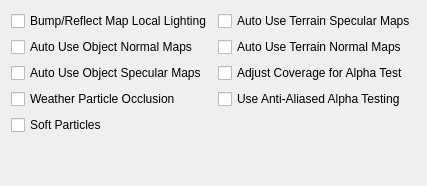
           <widget class="QWidget" name="shadersTab">
            <attribute name="title">
             <string>Shaders</string>
            </attribute>
            <layout class="QHBoxLayout" name="horizontalShadersLayout">
             <item>
              <layout class="QGridLayout" name="shaderLayout">
               <item row="0" column="0">
                <layout class="QGridLayout" name="shadersLayout" columnstretch="0,0">
                 <item row="1" column="0">
                  <widget class="QCheckBox" name="autoUseObjectNormalMapsCheckBox">
                   <property name="toolTip">
                    <string>&lt;html&gt;&lt;head/&gt;&lt;body&gt;&lt;p&gt;If this option is enabled, normal maps are automatically recognized and used if they are named appropriately
                  (see 'normal map pattern', e.g. for a base texture foo.dds, the normal map texture would have to be named foo_n.dds).
                  If this option is disabled, normal maps are only used if they are explicitly listed within the mesh file (.nif or .osg file). Affects objects.&lt;/p&gt;&lt;/body&gt;&lt;/html&gt;</string>
                   </property>
                   <property name="text">
                    <string>Auto Use Object Normal Maps</string>
                   </property>
                  </widget>
                 </item>
                 <item row="6" column="0">
                  <widget class="QCheckBox" name="softParticlesCheckBox">
                   <property name="toolTip">
                    <string>&lt;html&gt;&lt;head/&gt;&lt;body&gt;&lt;p&gt;Enables soft particles for particle effects. This technique softens the intersection between individual particles and other opaque geometry by blending between them.&lt;/p&gt;&lt;/body&gt;&lt;/html&gt;</string>
                   </property>
                   <property name="text">
                    <string>Soft Particles</string>
                   </property>
                  </widget>
                 </item>
                 <item row="3" column="0">
                  <widget class="QCheckBox" name="autoUseObjectSpecularMapsCheckBox">
                   <property name="toolTip">
                    <string>&lt;html&gt;&lt;head/&gt;&lt;body&gt;&lt;p&gt;If this option is enabled, specular maps are automatically recognized and used if they are named appropriately
                  (see 'specular map pattern', e.g. for a base texture foo.dds,
                  the specular map texture would have to be named foo_spec.dds).
                  If this option is disabled, normal maps are only used if they are explicitly listed within the mesh file
                  (.osg file, not supported in .nif files). Affects objects.&lt;/p&gt;&lt;/body&gt;&lt;/html&gt;</string>
                   </property>
                   <property name="text">
                    <string>Auto Use Object Specular Maps</string>
                   </property>
                  </widget>
                 </item>
                 <item row="1" column="1">
                  <widget class="QCheckBox" name="autoUseTerrainNormalMapsCheckBox">
                   <property name="toolTip">
                    <string>&lt;html&gt;&lt;head/&gt;&lt;body&gt;&lt;p&gt;See 'auto use object normal maps'. Affects terrain.&lt;/p&gt;&lt;/body&gt;&lt;/html&gt;</string>
                   </property>
                   <property name="text">
                    <string>Auto Use Terrain Normal Maps</string>
                   </property>
                  </widget>
                 </item>
                 <item row="8" column="1">
                  <spacer name="verticalSpacer_12">
                   <property name="orientation">
                    <enum>Qt::Orientation::Vertical</enum>
                   </property>
                   <property name="sizeHint" stdset="0">
                    <size>
                     <width>20</width>
                     <height>40</height>
                    </size>
                   </property>
                  </spacer>
                 </item>
                 <item row="0" column="1">
                  <widget class="QCheckBox" name="autoUseTerrainSpecularMapsCheckBox">
                   <property name="toolTip">
                    <string>&lt;html&gt;&lt;head/&gt;&lt;body&gt;&lt;p&gt;If a file with pattern 'terrain specular map pattern' exists, use that file as a 'diffuse specular' map. The texture must contain the layer colour in the RGB channel (as usual), and a specular multiplier in the alpha channel.&lt;/p&gt;&lt;/body&gt;&lt;/html&gt;</string>
                   </property>
                   <property name="text">
                    <string>Auto Use Terrain Specular Maps</string>
                   </property>
                  </widget>
                 </item>
                 <item row="3" column="1">
                  <widget class="QCheckBox" name="adjustCoverageForAlphaTestCheckBox">
                   <property name="toolTip">
                    <string>&lt;html&gt;&lt;head/&gt;&lt;body&gt;&lt;p&gt;Simulate coverage-preserving mipmaps to prevent alpha-tested meshes shrinking as they get further away. Will cause meshes whose textures have coverage-preserving mipmaps to grow, though, so refer to mod installation instructions for how to set this.&lt;/p&gt;&lt;/body&gt;&lt;/html&gt;</string>
                   </property>
                   <property name="text">
                    <string>Adjust Coverage for Alpha Test</string>
                   </property>
                  </widget>
                 </item>
                 <item row="4" column="1">
                  <widget class="QCheckBox" name="antialiasAlphaTestCheckBox">
                   <property name="toolTip">
                    <string>&lt;html&gt;&lt;head/&gt;&lt;body&gt;&lt;p&gt;Allows MSAA to work with alpha-tested meshes, producing better-looking edges without pixelation. Can negatively impact performance.&lt;/p&gt;&lt;/body&gt;&lt;/html&gt;</string>
                   </property>
                   <property name="text">
                    <string>Use Anti-Aliased Alpha Testing</string>
                   </property>
                  </widget>
                 </item>
                 <item row="0" column="0">
                  <widget class="QCheckBox" name="bumpMapLocalLightingCheckBox">
                   <property name="toolTip">
                    <string>&lt;html&gt;&lt;head/&gt;&lt;body&gt;&lt;p&gt;Normally environment map reflections aren't affected by lighting, which makes environment-mapped (and thus bump-mapped objects) glow in the dark.
                  Morrowind Code Patch includes an option to remedy that by doing environment-mapping before applying lighting, this is the equivalent of that option.
                  Affected objects will use shaders.
                  &lt;/p&gt;&lt;/body&gt;&lt;/html&gt;</string>
                   </property>
                   <property name="text">
                    <string>Bump/Reflect Map Local Lighting</string>
                   </property>
                  </widget>
                 </item>
                 <item row="4" column="0">
                  <widget class="QCheckBox" name="weatherParticleOcclusionCheckBox">
                   <property name="toolTip">
                    <string>&lt;html&gt;&lt;head/&gt;&lt;body&gt;&lt;p&gt;EXPERIMENTAL: Stop rain and snow from falling through overhangs and roofs.&lt;/p&gt;&lt;/body&gt;&lt;/html&gt;</string>
                   </property>
                   <property name="text">
                    <string>Weather Particle Occlusion</string>
                   </property>
                  </widget>
                 </item>
                </layout>
               </item>
              </layout>
             </item>
            </layout>
           </widget>
